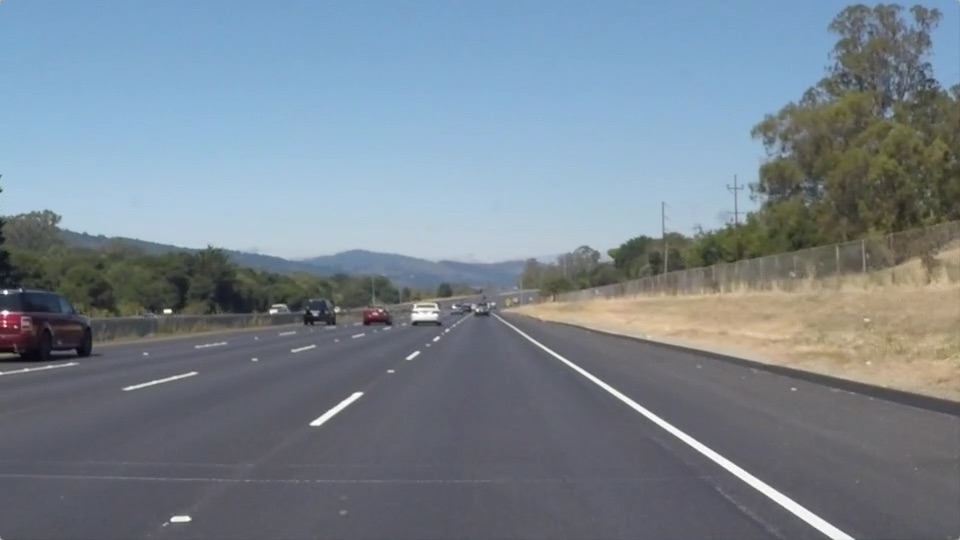
#> input picture test_images/solidWhiteRight.jpg, 960 x 540 px
$ jupyter execute --allow-errors lane_detection.ipynb   (shell and % lines are left out)
#> lines starting #> are read from the running program, lines starting #| are printed output that depends on the picture; after the words box and inside, x2 and y2 are one past the last pixel; in counts of white or black regions, pixels touching at a corner belong together
# Self-Driving Car Engineer Nanodegree

## Project: **Finding Lane Lines on the Road**
***
In this project, you will use the tools you learned about in the lesson to identify lane lines on the road.  You can develop your pipeline on a series of individual images, and later apply the result to a video stream (really just a series of images). Check out the video clip "raw-lines-example.mp4" (also contained in this repository) to see what the output should look like after using the helper functions below.

Once you have a result that looks roughly like "raw-lines-example.mp4", you'll need to get creative and try to average and/or extrapolate the line segments you've detected to map out the full extent of the lane lines.  You can see an example of the result you're going for in the video "P1_example.mp4".  Ultimately, you would like to draw just one line for the left side of the lane, and one for the right.

In addition to implementing code, there is a brief writeup to complete. The writeup should be completed in a separate file, which can be either a markdown file or a pdf document. There is a [write up template](https://github.com/udacity/CarND-LaneLines-P1/blob/master/writeup_template.md) that can be used to guide the writing process. Completing both the code in the Ipython notebook and the writeup template will cover all of the [rubric points](https://review.udacity.com/#!/rubrics/322/view) for this project.

---
Let's have a look at our first image called 'test_images/solidWhiteRight.jpg'.  Run the 2 cells below (hit Shift-Enter or the "play" button above) to display the image.

**Note: If, at any point, you encounter frozen display windows or other confounding issues, you can always start again with a clean slate by going to the "Kernel" menu above and selecting "Restart & Clear Output".**

---

**The tools you have are color selection, region of interest selection, grayscaling, Gaussian smoothing, Canny Edge Detection and Hough Tranform line detection.  You  are also free to explore and try other techniques that were not presented in the lesson.  Your goal is piece together a pipeline to detect the line segments in the image, then average/extrapolate them and draw them onto the image for display (as below).  Once you have a working pipeline, try it out on the video stream below.**

---

<figure>

 <figcaption>
 <p></p>
 <p style="text-align: center;"> Your output should look something like this (above) after detecting line segments using the helper functions below </p>
 </figcaption>
</figure>
 <p></p>
<figure>

 <figcaption>
 <p></p>
 <p style="text-align: center;"> Your goal is to connect/average/extrapolate line segments to get output like this</p>
 </figcaption>
</figure>

**Run the cell below to import some packages.  If you get an `import error` for a package you've already installed, try changing your kernel (select the Kernel menu above --> Change Kernel).  Still have problems?  Try relaunching Jupyter Notebook from the terminal prompt.  Also, see [this forum post](https://carnd-forums.udacity.com/cq/viewquestion.action?spaceKey=CAR&id=29496372&questionTitle=finding-lanes---import-cv2-fails-even-though-python-in-the-terminal-window-has-no-problem-with-import-cv2) for more troubleshooting tips.**

## Import Packages

[cell 1]
#importing some useful packages
import matplotlib.pyplot as plt
import matplotlib.image as mpimg
import numpy as np
import cv2

## Read in an Image

[cell 2]
#reading in an image
image = mpimg.imread('test_images/solidWhiteRight.jpg')
#> image is the input picture: shape (540, 960, 3); mean R, G, B 120.3, 132.6, 143.7

#printing out some stats and plotting
print('This image is:', type(image), 'with dimensions:', image.shape)
#| This image is: <class 'numpy.ndarray'> with dimensions: (540, 960, 3)
plt.imshow(image)  # if you wanted to show a single color channel image called 'gray', for example, call as plt.imshow(gray, cmap='gray')

## Ideas for Lane Detection Pipeline

**Some OpenCV functions (beyond those introduced in the lesson) that might be useful for this project are:**

`cv2.inRange()` for color selection
`cv2.fillPoly()` for regions selection
`cv2.line()` to draw lines on an image given endpoints
`cv2.addWeighted()` to coadd / overlay two images
`cv2.cvtColor()` to grayscale or change color
`cv2.imwrite()` to output images to file
`cv2.bitwise_and()` to apply a mask to an image

**Check out the OpenCV documentation to learn about these and discover even more awesome functionality!**

## Helper Functions

Below are some helper functions to help get you started. They should look familiar from the lesson!

[cell 3]
import math

def grayscale(img):
    """Applies the Grayscale transform"""
    return cv2.cvtColor(img, cv2.COLOR_RGB2GRAY)

def canny(img, low_threshold, high_threshold):
    """Applies the Canny transform"""
    return cv2.Canny(img, low_threshold, high_threshold)

def gaussian_blur(img, kernel_size):
    """Applies a Gaussian Noise kernel"""
    return cv2.GaussianBlur(img, (kernel_size, kernel_size), 0)

def region_of_interest(img, vertices):
    """
    Applies an image mask.

    Only keeps the region of the image defined by the polygon
    formed from `vertices`. The rest of the image is set to black.
    """
    #defining a blank mask to start with
    mask = np.zeros_like(img)

    #defining a 3 channel or 1 channel color to fill the mask with depending on the input image
    if len(img.shape) > 2:
        channel_count = img.shape[2]  # i.e. 3 or 4 depending on your image
        ignore_mask_color = (255,) * channel_count
    else:
        ignore_mask_color = 255

    #filling pixels inside the polygon defined by "vertices" with the fill color
    cv2.fillPoly(mask, vertices, ignore_mask_color)

    #returning the image only where mask pixels are nonzero
    masked_image = cv2.bitwise_and(img, mask)
    return masked_image


def draw_lines(img, lines, color=[255, 0, 0], thickness=12, doAverage=True, reset=False):
    """
    Firstly lines with reasonable slopes are sorted to left/right lines according to their signum.
    Then there is outlier filtering and averaging, all based on lines from previous frames.

    The `draw_lines.left_coords_buffer` and `draw_lines.right_coords_buffer` are static containers
    for average lines of previous frames.

    Averaging can be turned off to generate images from all lines for demo/debug purposes.
    """
    if not hasattr(draw_lines, "left_coords_buffer"):
        draw_lines.left_coords_buffer = []
        draw_lines.right_coords_buffer = []

    if reset == True:
        draw_lines.left_coords_buffer = []
        draw_lines.right_coords_buffer = []
        return None

    w = img.shape[1]
    h = img.shape[0]
    d = 0.6           #fraction of image height that is the y-top of lines

    left = []
    right = []
    if lines is None:
        return
    for line in lines:
        for x1,y1,x2,y2 in line:
            slope = (y2-y1)/(x2-x1)
            # keep lines within reasonable slope limits
            if np.fabs(slope) > 0.4 and np.fabs(slope) < 0.8:
                ofs = y2-slope*x2
                if slope < 0:
                    left.append((slope, ofs))
                else:
                    right.append((slope, ofs))

    left = filter_outlier_lines(w, h, d, left, draw_lines.left_coords_buffer)
    right = filter_outlier_lines(w, h, d, right, draw_lines.right_coords_buffer)

    if doAverage == True:
        #average left/right lines
        (coords, draw_lines.left_coords_buffer) = average_lines(w, h, d, left, draw_lines.left_coords_buffer, 'left')
        if coords is not None:
            coords = coords.astype(int)
            cv2.line(img, (coords[0], coords[1]), (coords[2], coords[3]), color, thickness)

        (coords, draw_lines.right_coords_buffer) = average_lines(w, h, d, right, draw_lines.right_coords_buffer, 'right')
        if coords is not None:
            coords = coords.astype(int)
            cv2.line(img, (coords[0], coords[1]), (coords[2], coords[3]), color, thickness)
    else:
        #do not average left/right lines
        for line in left:
            coords = [int((h-line[1])/line[0]), h, int((h*d-line[1])/line[0]), int(h*d)]
            cv2.line(img, (coords[0], coords[1]), (coords[2], coords[3]), color, thickness)
        for line in right:
            coords = [int((h-line[1])/line[0]), h, int((h*d-line[1])/line[0]), int(h*d)]
            cv2.line(img, (coords[0], coords[1]), (coords[2], coords[3]), color, thickness)


def filter_outlier_lines(w, h, d, lines, buffer, diff_threshold=0.2):
    """
    `w` `h`  width/height of image currently processed
    `d`      fraction of image height that is the y-top of lines
    `lines`  new Hough lines for current frame (already filtered by slope)
    `buffer` container for average lines of previous frames

    If relative difference of slope and offset is smaller than `diff_threshold`, line is not dicarded.
    """

    filtered_lines = []
    avg = np.average(buffer, axis=0)

    if type(avg) is np.ndarray and type(lines) is list and len(lines) > 0:      #multiple lines found
        for line in lines:
            coords = [int((h-line[1])/line[0]), h, int((h*d-line[1])/line[0]), int(h*d)]
            #only the x-coords need averaging, y-coords are the same
            diff = np.fabs((coords[0]-avg[0])/avg[0]) + np.fabs((coords[2]-avg[2])/avg[2])
            if diff < diff_threshold:
                filtered_lines.append(line)
        #print('%d -> %d lines' % (len(lines), len(filtered_lines)))
        return filtered_lines
    else:
        return lines


def average_lines(w, h, d, lines, buffer, side):
    """
    `w` `h`  width/height of image currently processed
    `d`      fraction of image height that is the y-top of lines
    `lines`  new Hough lines for current frame (already filtered by slope)
    `buffer` container for average lines of previous frames
    `side`   either left or right

    The new Hough lines (represented as slope and offset) will be averaged and stored in buffer.
    Buffer is limited to a capacity of 5, it is also averaged to avoid jitter from frame-to-frame.
    If there is no Hough line currently, previous value is obtained based on buffer.

    So new Hough lines are averaged (slope, offset), the result is then smoothed with lines of previous 4 frames.
    """
    if type(lines) is list and len(lines) > 0:      #multiple lines found
        line = np.average(lines, axis=0)
    elif type(lines) is tuple:                      #only one line found
        line = lines
    else:                                           #no line found
        line = None

    if line is not None:
        coords = [int((h-line[1])/line[0]), h, int((h*d-line[1])/line[0]), int(h*d)]
        buffer.append(coords)
        if len(buffer) > 5:
            buffer.pop(0)
        coords = np.average(buffer, axis=0)
    elif len(buffer) > 0:
        print('no line found at %s side, using previous value' % side)
        coords = np.average(buffer, axis=0)
    else:
        print('no line found at %s side, omitting line' % side )
        coords = None

    return coords, buffer

def hough_lines(img, rho, theta, threshold, min_line_len, max_line_gap, thickness=10, doAverage=True):
    """
    `img` should be the output of a Canny transform.

    Returns an image with hough lines drawn.
    """
    lines = cv2.HoughLinesP(img, rho, theta, threshold, np.array([]), minLineLength=min_line_len, maxLineGap=max_line_gap)
    line_img = np.zeros((img.shape[0], img.shape[1], 3), dtype=np.uint8)
    draw_lines(line_img, lines, [255, 0, 0], thickness, doAverage)
    return line_img

# Python 3 has support for cool math symbols.

def weighted_img(img, initial_img, α=0.8, β=1., λ=0.):
    """
    `img` is the output of the hough_lines(), An image with lines drawn on it.
    Should be a blank image (all black) with lines drawn on it.

    `initial_img` should be the image before any processing.

    The result image is computed as follows:

    initial_img * α + img * β + λ
    NOTE: initial_img and img must be the same shape!
    """
    return cv2.addWeighted(initial_img, α, img, β, λ)

## Test Images

Build your pipeline to work on the images in the directory "test_images"
**You should make sure your pipeline works well on these images before you try the videos.**

[cell 4]
import os
os.listdir("test_images/")

## Build a Lane Finding Pipeline

Build the pipeline and run your solution on all test_images. Make copies into the `test_images_output` directory, and you can use the images in your writeup report.

Try tuning the various parameters, especially the low and high Canny thresholds as well as the Hough lines parameters.

[cell 5]
# TODO: Build your pipeline that will draw lane lines on the test_images
# then save them to the test_images directory.
images = []
#> (the rest of this cell did not finish here and is left out)

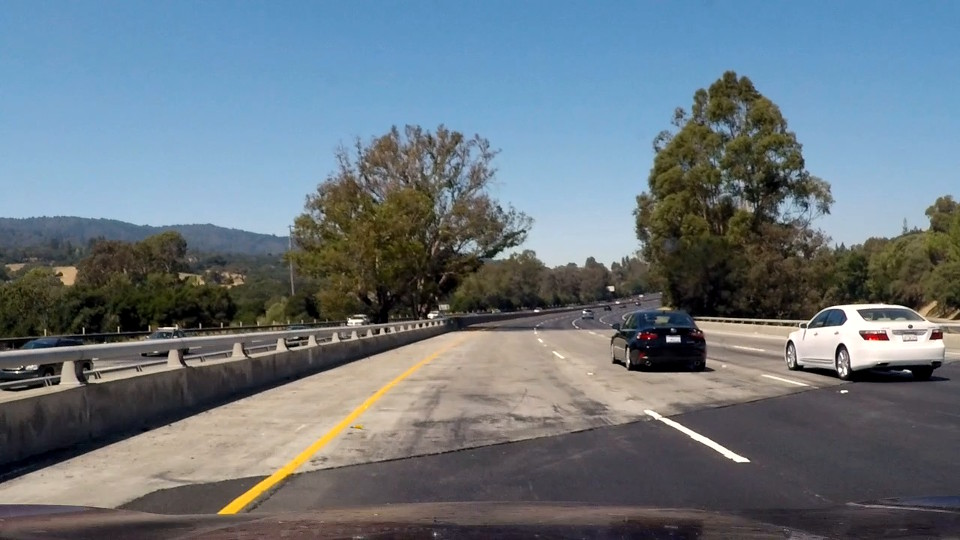
#> input picture test_images/challenge_sample.jpg, 960 x 540 px
#> further down, image is the input picture: shape (540, 960, 3); mean R, G, B 106, 118, 126.6

    imlist = os.listdir("test_images/")
    image = mpimg.imread("test_images/" + imlist[i])
    img_gray = grayscale(image)
#> `img_thr_adapt = cv2.adaptiveThreshold(img_gray, 255, cv2.ADAPTIVE_THRE..`:
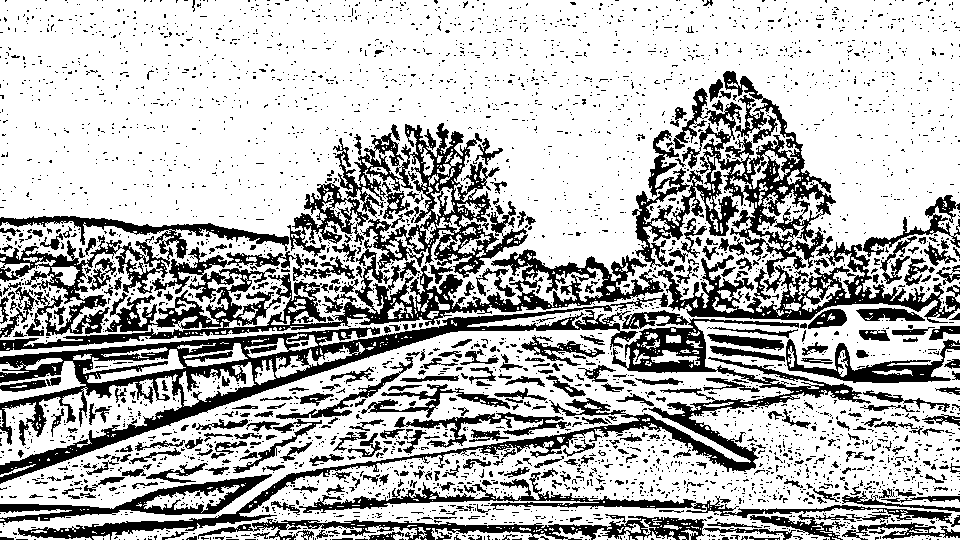
#> img_thr_adapt: shape (540, 960); 71.8% white; 3677 black regions (3302 under 20 px), largest, box (x1, y1, x2, y2) and area: (0, 293, 668, 484) 16975, (0, 239, 664, 351) 16595, (18, 310, 871, 540) 13261

    (retval, img_thr) = cv2.threshold(img_gray, 170, 255, cv2.THRESH_TOZERO)
    img_thr_adapt = cv2.adaptiveThreshold(img_gray, 255, cv2.ADAPTIVE_THRESH_GAUSSIAN_C, cv2.THRESH_BINARY, 21, 2)
    img_pre = cv2.bitwise_and(img_thr, img_thr_adapt)
    cimg_thr = cv2.cvtColor(img_thr, cv2.COLOR_GRAY2RGB)
    cimg_thr_adapt = cv2.cvtColor(img_thr_adapt, cv2.COLOR_GRAY2RGB)
    cimg_pre = cv2.cvtColor(img_pre, cv2.COLOR_GRAY2RGB)
    img_blur = gaussian_blur(img_pre, 7)

    img_canny = canny(img_blur, 80, 180)

    w = image.shape[1]
    h = image.shape[0]
    rect = np.array( [[[w*0.05,h],[w*0.45,h*0.6],[w*0.55,h*0.6],[w*0.95,h]]], dtype=np.int32 )
    img_cut = region_of_interest(img_canny, rect)
#> in region_of_interest, `masked_image = cv2.bitwise_and(img, mask)`:
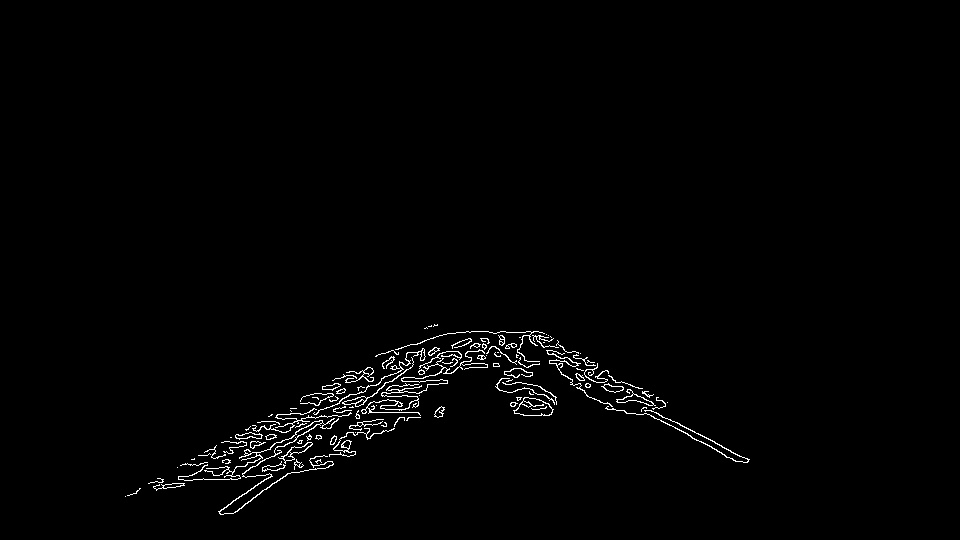
#> masked_image: shape (540, 960); 1.2% white in thin lines or dots, all inside (x1, y1, x2, y2) = (125, 324, 750, 515)

    img_hough = hough_lines(img_cut, rho = 1, theta = np.pi/180, threshold = 8, min_line_len = 25, max_line_gap = 6, thickness=1, doAverage=False)
#> in hough_lines, `lines = cv2.HoughLinesP(img, rho, theta, threshold, np.array([]), minL..`: lines = 51 rows, first 6: [235, 436, 270, 427], [341, 416, 373, 405], [382, 396, 422, 381], [327, 407, 353, 394], [431, 360, 496, 347], [322, 428, 373, 377]
#> call 2 of draw_lines, with lines = array of shape (51, 1, 4), thickness = 1, doAverage = False, reset = False
#> the loop in draw_lines (call 2), `for line in lines:` made 51 passes
#> after the loop in draw_lines (call 2), `for line in lines:`: left = [(-0.5, 570.5), (-0.406, 550.3), (-0.672, 668.4), (-0.65, 605.5), (-0.667, 665.7), (-0.541, 562.8), (-0.538, 620.3), (-0.533, 571.5), (-0.76, 678.4), (-0.581, 613.9), (-0.56, 579.8), (-0.462, 583.3), (-0.667, 641), (-0.5, 562), (-0.5, 602), (-0.48, 577.1)]; right = [(0.45, 131.3), (0.518, 71.64), (0.528, 71.89), (0.579, 30.37), (0.548, 51.31), (0.483, 101.9)]
#> the loop in draw_lines (call 2), `for line in left:` made 16 passes
#> (line, coords) on passes 1 to 4: ((-0.5, 570.5), [61, 540, 493, 324]), ((-0.406, 550.3), [25, 540, 557, 324]), ((-0.672, 668.4), [190, 540, 512, 324]), ((-0.65, 605.5), [100, 540, 433, 324])
#> the loop in draw_lines (call 2), `for line in right:` made 6 passes
#> (line, coords) on passes 1 to 4: ((0.45, 131.3), [908, 540, 428, 324]), ((0.518, 71.64), [904, 540, 487, 324]), ((0.528, 71.89), [886, 540, 477, 324]), ((0.579, 30.37), [880, 540, 507, 324])
#> after the loop in draw_lines (call 2), `for line in right:`:
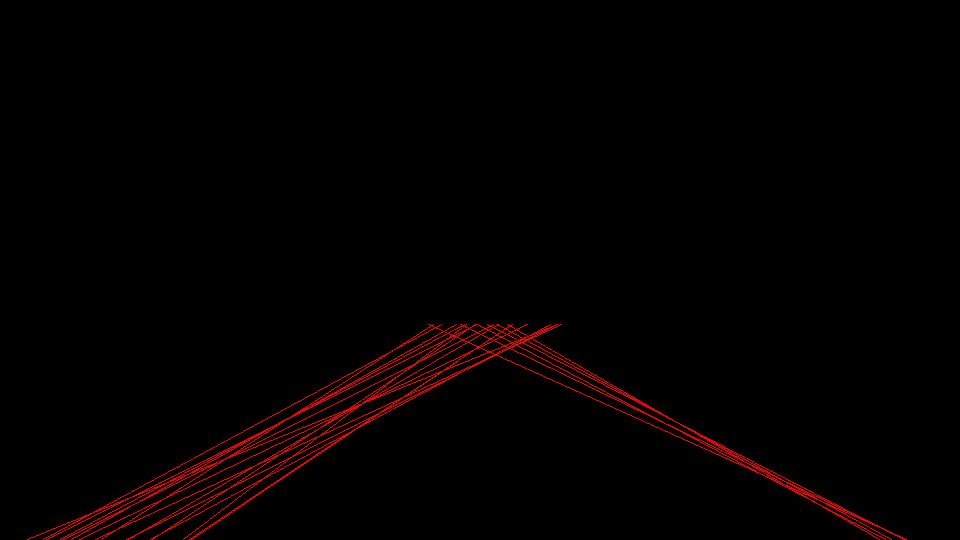
#> img: shape (540, 960, 3); mean of channels 0, 1, 2 3.9, 0, 0; drawn as R, G, B
    img_hough2 = hough_lines(img_cut, rho = 1, theta = np.pi/180, threshold = 8, min_line_len = 25, max_line_gap = 6, thickness=10, doAverage=True)
#> in average_lines, `line = np.average(lines, axis=0)`: line = [-0.564, 603.3]
#> in average_lines, `coords = [int((h-line[1])/line[0]), h, int((h*d-line[1])/line[0]), int..`: coords = [112, 540, 495, 324]

    img_result = weighted_img(img_hough2, image, α=0.8, β=0.4)
#> in weighted_img, `return cv2.addWeighted(initial_img, α, img, β, λ)`:
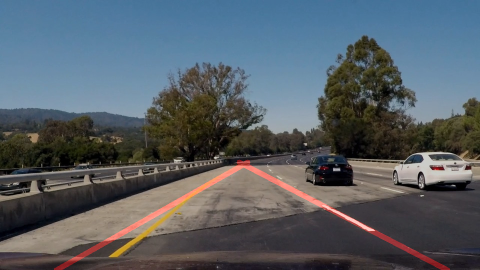
#> returned value: shape (540, 960, 3) (shown at 1/2 size); mean of channels 0, 1, 2 86.5, 94.4, 101.3; drawn as R, G, B
#> `img = np.concatenate((image, cimg_gray, cimg_thr, cimg_thr_adapt, cimg..`:
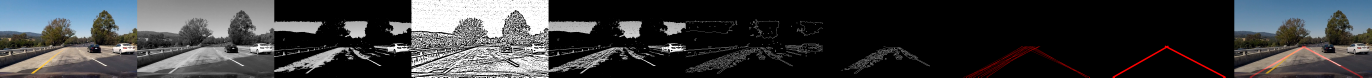
#> img: shape (540, 9600, 3) (shown at 1/7 size); mean R, G, B 57.6, 58.7, 60.3

    cimg_gray = cv2.cvtColor(img_gray, cv2.COLOR_GRAY2RGB)
    cimg_cut = cv2.cvtColor(img_cut, cv2.COLOR_GRAY2RGB)
    cimg_canny = cv2.cvtColor(img_canny, cv2.COLOR_GRAY2RGB)
    img = np.concatenate((image, cimg_gray, cimg_thr, cimg_thr_adapt, cimg_pre, cimg_canny, cimg_cut, img_hough, img_hough2, img_result), axis=1)
    #img = np.concatenate((cimg_gray, cimg_cut), axis=1)
    images.append(img)

#img = images[0]
img = np.concatenate((images[0], images[1], images[2], images[3], images[4], images[5], images[6]), axis=0)
#plt.imshow(gimg, cmap='gray')
plt.imshow(img)
plt.imsave("results.jpg", img)
